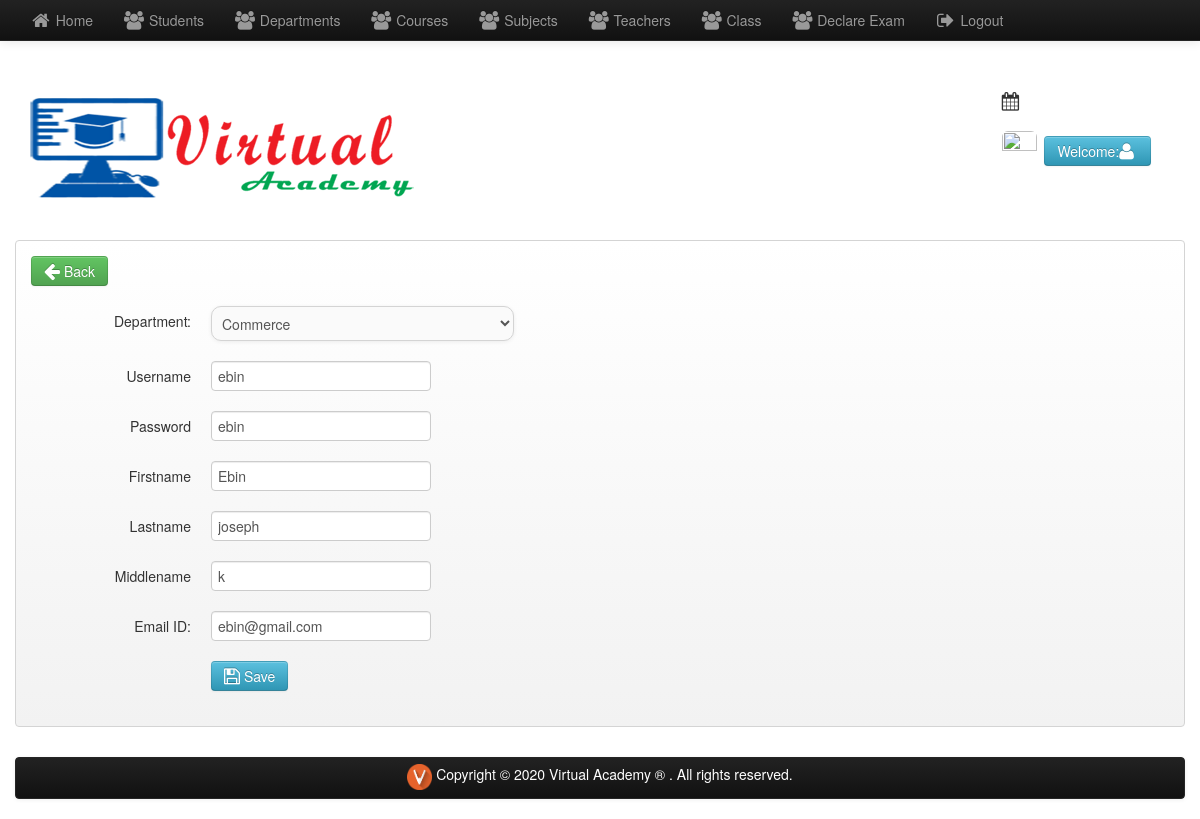
/myproject/admin/edit_teacher.php?id=37 (signed in), run on the app's committed database.
### tables this page shows
CREATE TABLE IF NOT EXISTS `tbl_teacher` (
  `teacher_id` int(11) NOT NULL AUTO_INCREMENT,
  `dept_id` int(11) NOT NULL,
  `username` varchar(150) NOT NULL,
  `password` varchar(150) NOT NULL,
  `firstname` varchar(150) NOT NULL,
  `lastname` varchar(150) NOT NULL,
  `middlename` varchar(150) NOT NULL,
  `email` varchar(150) NOT NULL,
  `student_id` int(11) NOT NULL,
  `image` varchar(500) NOT NULL,
  PRIMARY KEY (`teacher_id`)
);

### myproject/admin/edit_teacher.php (the view, shortened to what this page needs)
<?php include('header.php'); ?>
<?php  $get_id=$_GET['id']; echo $get_id; ?>
<?php
$teacher_query=mysql_query("select * from tbl_teacher where teacher_id='$get_id'")or die(mysql_error());
$rows=mysql_fetch_array($teacher_query);
?>
<body>
    <div class="row-fluid">
        <div class="span12">
            <?php include('navbar.php'); ?>
            <div class="container">
                <div class="row-fluid">
                    <div class="span12">
                        <div class="hero-unit-3">
                            <a href="teacher.php" class="btn btn-success"><i class="icon-arrow-left icon-large"></i>&nbsp;Back</a>
                            <br>
                            <br>
                            <form class="form-horizontal" method="post" enctype="multipart/form-data">
							<div class="control-group">
                                    <label class="control-label" for="inputPassword">Department:</label>
                                    <div class="controls">
                                        <select name="department" class="span4" required>
											 <?php
											 $did=$rows['dept_id'];
                                            $q = mysql_query("select * from tbl_department where dept_id='$did'");
                                            while ($ro = mysql_fetch_array($q)) {
                                                ?>
                                                 <?php echo '<option value="'.$ro["dept_id"].'">'.$ro["dept_name"].'</option>'; }?>
                                        </select>
                                    </div>
                                </div>
                                <div class="control-group">
                                    <label class="control-label" for="inputEmail">Username</label>
                                    <div class="controls">
                                        <input type="text" id="inputEmail" name="username" value="<?php echo $rows['username']; ?>" required>
                                    </div>
                                </div>
                                <div class="control-group">
                                    <label class="control-label" for="inputPassword">Password</label>
                                    <div class="controls">
                                        <input type="text" name="password" id="inputPassword" value="<?php echo $rows['password']; ?>" required>
                                    </div>
                                </div>
                                <div class="control-group">
                                    <label class="control-label" for="inputEmail">Firstname</label>
                                    <div class="controls">
                                        <input type="text" id="inputEmail" name="firstname" value="<?php echo $rows['firstname']; ?>" required>
                                    </div>
                                </div>
                                <div class="control-group">
                                    <label class="control-label" for="inputEmail">Lastname</label>
                                    <div class="controls">
                                        <input type="text" id="inputEmail" name="lastname" value="<?php echo $rows['lastname']; ?>" required>
                                    </div>
                                </div>
                                <div class="control-group">
                                    <label class="control-label" for="inputEmail">Middlename</label>
                                    <div class="controls">
                                        <input type="text" id="inputEmail" name="middlename" value="<?php echo $rows['middlename']; ?>" required>
                                    </div>
                                </div>
								<div class="control-group">
                                    <label class="control-label" for="inputEmail">Email ID:</label>
                                    <div class="controls">
                                        <input type="text" id="inputEmail" name="middlename" value="<?php echo $rows['email']; ?>" required>
                                    </div>
                                </div>
                                <div class="control-group">
                                    <div class="controls">
                                        <button type="submit" name="save" class="btn btn-info"><i class="icon-save icon-large"></i>&nbsp;Save</button>
                                    </div>
                                </div>
							</form>
                        </div>
                    </div>
                </div>
                <?php include('footer.php'); ?>
            </div>
        </div>
</body>
</html>

### data on the page
tbl_teacher: username "ebin", password "ebin", firstname "Ebin", lastname "joseph", middlename "k", middlename "ebin@gmail.com"

### other printed values
form field department "Commerce"
